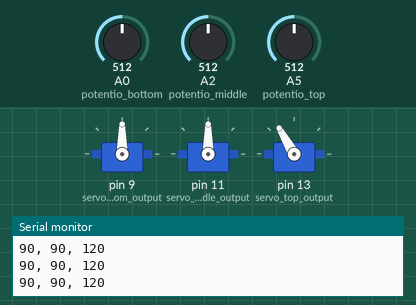
A sketch run on a simulated Arduino Uno, built with avr-gcc and run on an emulated ATmega328P. On the bench: 3 × servo, the last lines printed to the serial monitor. The inputs (shaded band) are chosen by the test bench; at power-on: A0 (potentio_bottom) = 512, A2 (potentio_middle) = 512, A5 (potentio_top) = 512.

Above: at 1.2 s.
1.3 s: A0 (potentio_bottom) set to 556
At 2.2 s:
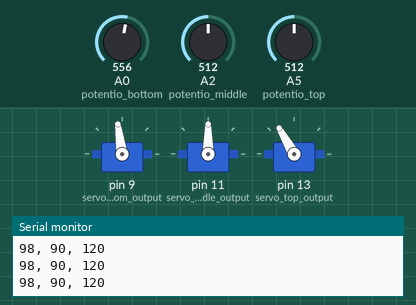
2.8 s: A0 (potentio_bottom) set to 580
At 3.3 s:
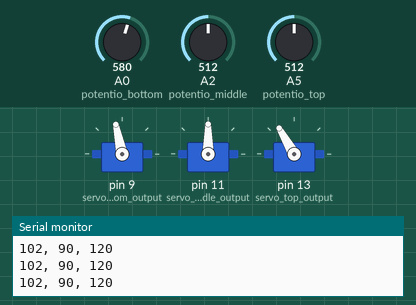
4.3 s: A2 (potentio_middle) set to 548
At 5.7 s:
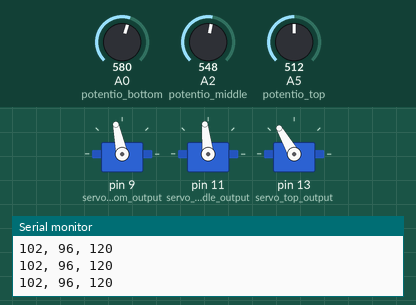
7.3 s: A2 (potentio_middle) set to 581
At 8.0 s:
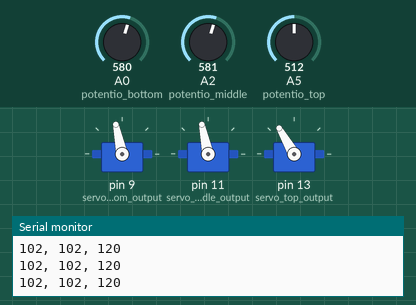
8.8 s: A5 (potentio_top) set to 432
At 10.0 s:
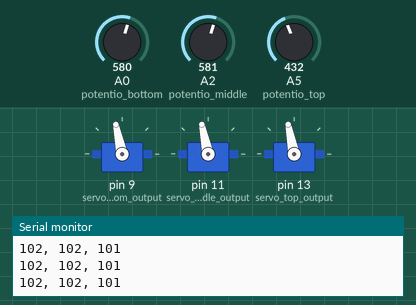
10.3 s: A5 (potentio_top) set to 410
At 11.3 s:
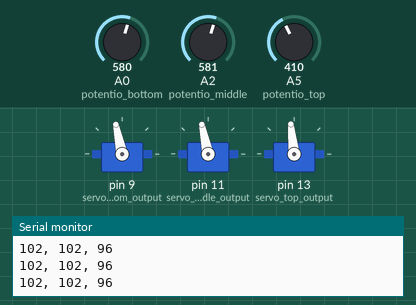
Timing chart, 0 to 12.8 s (numbered marks = the images above; inputs shaded):
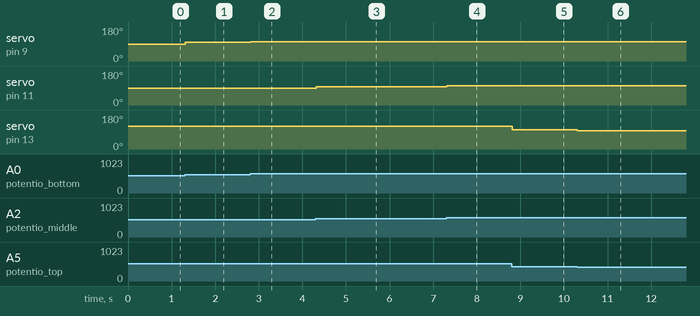

Measured:
- after the input at 1.3 s, servo on pin 9 (servo_bottom_output): 90° → 98° at once
- after the input at 2.8 s, servo on pin 9 (servo_bottom_output): 98° → 102° at once
- after the input at 4.3 s, servo on pin 11 (servo_middle_output): 90° → 96° at once
- after the input at 7.3 s, servo on pin 11 (servo_middle_output): 96° → 102° at once
- after the input at 8.8 s, servo on pin 13 (servo_top_output): 120° → 101° at once
- after the input at 10.3 s, servo on pin 13 (servo_top_output): 101° → 96° at once

The sketch:

RobotArm_-_Initial_Testing.ino
```cpp
#include <Servo.h>

Servo servo_bottom;      //initialize a servo object for the connected servo
Servo servo_middle;
Servo servo_top;

int servo_bottom_output = 9;
int servo_middle_output = 11;
int servo_top_output = 13;

int angle_bottom = 0;
int angle_middle = 0;
int angle_top = 0;

int potentio_bottom = A0;      // initialize the pin for potentiometer
int potentio_middle = A2;      // initialize the pin for potentiometer
int potentio_top = A5;      // initialize the pin for potentiometer


void setup()
{

 Serial.begin(9600);

 servo_bottom.attach(servo_bottom_output);   // attach the signal pin of servo to pin
 servo_middle.attach(servo_middle_output);   // attach the signal pin of servo to pin
 servo_top.attach(servo_top_output);   // attach the signal pin of servo to pin

}


void loop()
{

 angle_bottom = map(analogRead(potentio_bottom), 0, 1023, 1, 180);     // scaling the potentiometer value to angle value for servo
 angle_middle = map(analogRead(potentio_middle), 0, 1023, 1, 180);     // scaling the potentiometer value to angle value for servo
 angle_top = map(analogRead(potentio_top), 0, 1023, 1, 240);  // scaling the potentiometer value to angle value for servo

 //Serial.println(angle_middle);

 // CONTROLS ARE MESSED UP FOR SOME TESTING PURPOSES
 servo_bottom.write(angle_bottom);                   //command to rotate the servo to the specified angle
 servo_middle.write(angle_middle);
 servo_top.write(angle_top);

 Serial.print(servo_bottom.read()); Serial.print(", ");
 Serial.print(servo_middle.read()); Serial.print(", ");
 Serial.println(servo_top.read());

 //armAngle(9);
}
```
